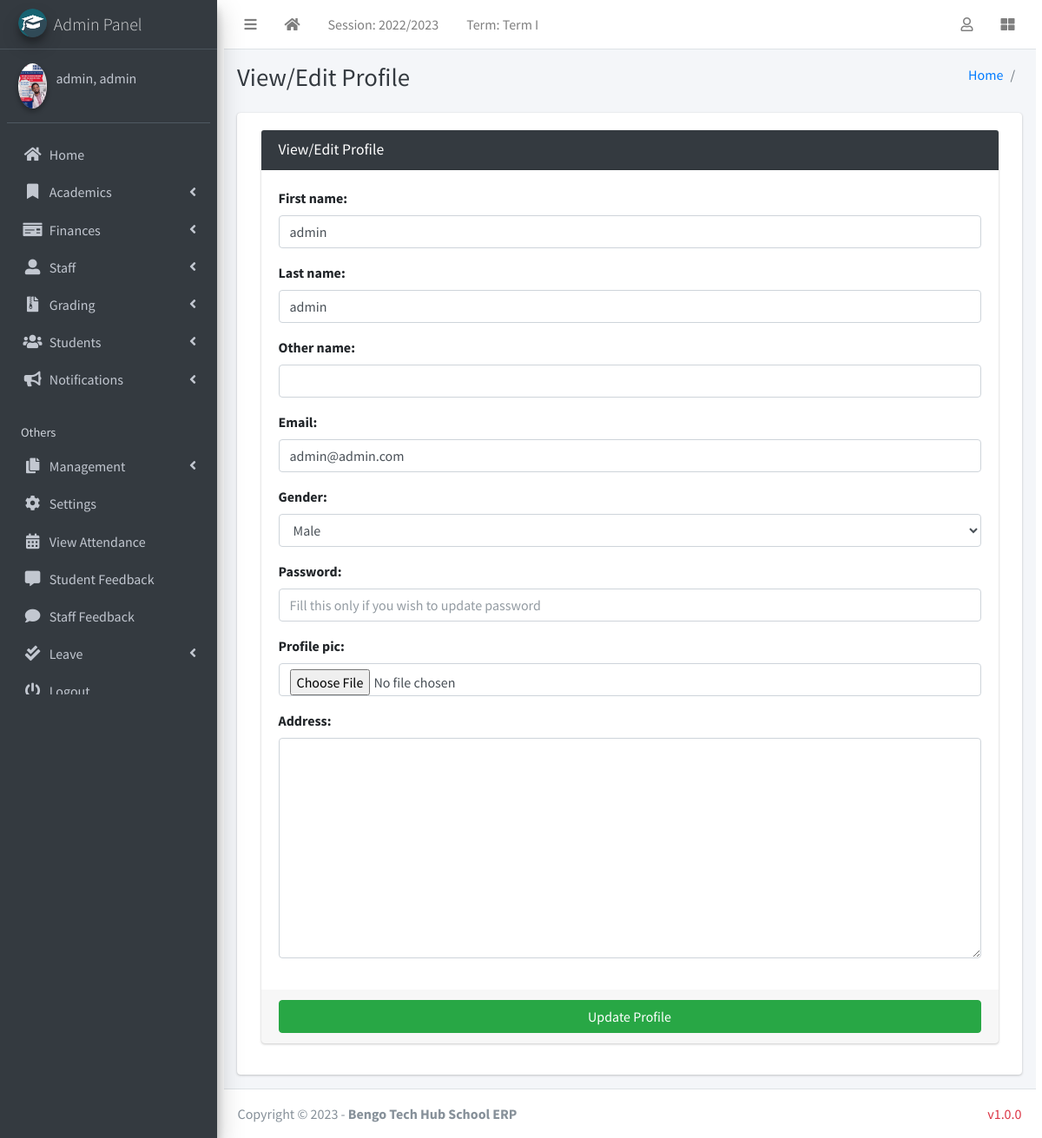
Screenshot of /manage/admin_view_profile (signed in) with the database file from the repository.
### academics/models.py (models this page shows, shortened)
class AcademicSession(models.Model):
    name = models.CharField(max_length=200, unique=True)
    current = models.BooleanField(default=True)
    class Meta:
        ordering = ["-name"]

class AcademicTerm(models.Model):
    name = models.CharField(max_length=20, unique=True)
    current = models.BooleanField(default=True)
    class Meta:
        ordering = ["name"]

### authman/models.py (models this page shows, shortened)
class CustomUser(AbstractUser):
    USER_TYPE = ((1, "HOD"), (2, "Staff"), (3, "Student"))
    GENDER = [("M", "Male"), ("F", "Female"), ("O", "Other")]
    username = models.CharField(max_length=150, unique=True,blank=True,null=True)
    email = models.EmailField(unique=True)
    user_type = models.CharField(default=1, choices=USER_TYPE, max_length=1)
    gender = models.CharField(max_length=1, choices=GENDER)
    profile_pic = models.ImageField()
    other_name = models.CharField(max_length=200, blank=True)
    address = models.TextField()
    fcm_token = models.TextField(default="")  # For firebase notifications
    created_at = models.DateTimeField(auto_now_add=True)
    updated_at = models.DateTimeField(auto_now=True)
    USERNAME_FIELD = "email"
    REQUIRED_FIELDS = []
    objects = CustomUserManager()
    def __str__(self):
        return self.last_name + ", " + self.first_name

### management/hod_views.py (the view, shortened to what this page needs)
# urls.py: path("admin_view_profile", hod_views.admin_view_profile,
def admin_view_profile(request):
    admin = get_object_or_404(Admin, admin=request.user)
    form = AdminForm(request.POST or None, request.FILES or None,
                     instance=admin)
    context = {'form': form,
               'page_title': 'View/Edit Profile'
               }
    return render(request, "hod_template/admin_view_profile.html", context)

### authman/forms.py
class AdminForm(CustomUserForm):
    def __init__(self, *args, **kwargs):
        super(AdminForm, self).__init__(*args, **kwargs)
    class Meta(CustomUserForm.Meta):
        model = Admin
        fields = CustomUserForm.Meta.fields

### academics/context_processors.py (called while the page is built)
def site_defaults(request):
    current_session = AcademicSession.objects.filter(current=True).first()
    current_term = AcademicTerm.objects.filter(current=True).first()
    setup=SchoolSetup.objects.first()
    if setup !=None:
       logo=setup.logo
    else:
        logo=settings.MEDIA_URL+'school_log/default.png'
    if current_session == None:
        current_session, created = AcademicSession.objects.get_or_create(
            name=str(timezone.now().year-1)+"/"+str(timezone.now().year), current=True)
        current_term, created = AcademicTerm.objects.get_or_create(
            name='Term I', current=True)
    vals = SiteConfig.objects.all()
    contexts = {
        "current_session": current_session.name,
        "current_term": current_term.name,
        "school_logo":logo,
    }
    for val in vals:
        contexts[val.key] = val.value
    return contexts

### templates/hod_template/admin_view_profile.html (shortened to what this page needs)
{% extends 'management/base.html' %}
{% load static %}
{% block page_title %}{{page_title}}{% endblock page_title %}
{% block content %}
<section class="content">
    <div class="container-fluid">
        <div class="row">
            <div class="col-md-12">
                <div class="card card-dark">
                    <div class="card-header">
                        <h3 class="card-title">{{page_title}}</h3>
                    </div>
                    {% include "management/form_template.html" with messages=messages  form=form button_text="Update Profile"%}
                </div>
            </div>
        </div>
    </div>
</section>
{% endblock content %}

### templates/management/base.html (shortened to what this page needs)
{% load static %}
<!DOCTYPE html>
<html>
  <head>
   <link rel="stylesheet" href="{% static 'mystyles/style.css' %}">
  <link rel="stylesheet" href="{% static 'plugins/fontawesome-free/css/all.min.css' %}">
  <link rel="stylesheet" href="{% static 'plugins/toastr/toastr.min.css' %}">
  <link rel="stylesheet"
    href="{% static 'plugins/overlayScrollbars/css/OverlayScrollbars.min.css' %}">
  <link rel="stylesheet" href="{% static 'plugins/Datatables/datatables.min.css' %}" />
  <link rel="stylesheet" href="{% static 'dist/css/adminlte.min.css' %}">
    <link rel="stylesheet" href="https://maxcdn.bootstrapcdn.com/bootstrap/4.5.2/css/bootstrap.min.css">
    <link
      rel="stylesheet"
      href="{% static 'plugins/fontawesome-free/css/all.min.css'%} "
    />
    <link
      rel="stylesheet"
      href="https://code.ionicframework.com/ionicons/2.0.1/css/ionicons.min.css"
    />
    <link
      rel="stylesheet"
      href="{% static 'plugins/tempusdominus-bootstrap-4/css/tempusdominus-bootstrap-4.min.css'%} "
    />
    <link
      rel="stylesheet"
      href="{% static 'plugins/icheck-bootstrap/icheck-bootstrap.min.css'%} "
    />
    <link rel="stylesheet" href="{% static 'dist/css/adminlte.min.css'%} " />
    <link
      rel="stylesheet"
      href="{% static 'plugins/overlayScrollbars/css/OverlayScrollbars.min.css'%} "
    />
    <link
      rel="stylesheet"
      href="{% static 'plugins/daterangepicker/daterangepicker.css'%} "
    />
  </head>
  <body class="hold-transition sidebar-mini layout-fixed">
    <div class="wrapper container-fluid">
    <nav class="main-header navbar navbar-expand navbar-white navbar-light">
      <ul class="navbar-nav">
        <li class="nav-item">
          <a class="nav-link" data-widget="pushmenu" href="#" role="button"><i
              class="fas fa-bars"></i></a>
        </li>
        <li class="nav-item d-none d-sm-inline-block">
          <a href="/" class="nav-link"><i class="fa fa-home"></i></a>
        </li>
        <li class="nav-item d-none d-sm-inline-block">
          <a href="{% url 'current-session' %}" class="nav-link">Session: {{ current_session }}</a>
        </li>
        <li class="nav-item d-none d-sm-inline-block">
          <a href="{% url 'current-session' %}" class="nav-link">Term: {{ current_term }}</a>
        </li>
      </ul>
      <ul class="navbar-nav ml-auto">
        <li class="nav-item dropdown">
          <a class="nav-link" data-toggle="dropdown" href="#">
            <i class="far fa-user"></i>
          </a>
        </li>
        <li class="nav-item">
          <a class="nav-link" data-widget="control-sidebar" data-slide="true"
            href="#" role="button"><i class="fas fa-th-large"></i></a>
        </li>
      </ul>
    </nav>
      {% include "management/sidebar_template.html" with user=user %}
      <div class="content-wrapper">
        <div class="content-header">
          <div class="container-fluid">
            <div class="row mb-2">
              <div class="col-sm-6">
                <h1 class="m-0 text-dark">
                  {% block page_title %}{% endblock page_title %}
                </h1>
              </div>
              <div class="col-sm-6">
              <ol class="breadcrumb float-sm-right">
                <li class="breadcrumb-item"><a href="/">Home</a></li>
                <li class="breadcrumb-item">{% block breadcrumb %}{% endblock breadcrumb %}</li>
              </ol>
            </div>
            </div>
          </div>
        </div>
      <section class="content">
        <div class="container-fluid">
          <div class="row">
            <div class="col-md-12">
              {% block fullcard %}
              <div class="card">
                <div class="card-body">
                  <div class="row">
                    <div class="col">
                      {% block content %}
                      {% endblock content %}
                    </div>
                  </div>
                </div>
              </div>
              {% endblock fullcard %}
            </div>
          </div>
        </div>
      </section>
      </div>
      {% include "management/footer.html" %}
    </div>
  </body>
</html>

### templates/management/sidebar_template.html (shortened to what this page needs)
{% load static %}
<aside class="main-sidebar sidebar-dark-info elevation-4">
    {% if request.user.user_type == '1' %}
    <a href="{% url 'admin_home' %}" class="brand-link">
        <img src="{% static 'dist/img/cmsl.png' %} " alt="AdminLTE Logo"
            class="brand-image img-circle elevation-3" >
        <span class="brand-text font-weight-light">Admin Panel</span>
    </a>
    <div class="sidebar">
        <div class="user-panel mt-3 pb-3 mb-3 d-flex">
            <div class="image">
                <img src="{{ request.user.profile_pic}}" class="img-circle elevation-2" alt="User Image">
            </div>
            <div class="info">
                <a href="#" class="d-block">{{user}}</a>
            </div>
        </div>
        <nav class="mt-2">
            <ul class="nav nav-pills nav-sidebar flex-column" data-widget="treeview" role="menu" data-accordion="false">
                <li class="nav-item">
                    {% url 'admin_home' as admin_home %}
                    <a href="{{admin_home}}" class="nav-link {% if admin_home == request.path %} active {% endif %}">
                        <i class="nav-icon fas fa-home"></i>
                        <p>
                            Home
                        </p>
                    </a>
                </li>
                <li class="nav-item has-treeview">
                    <a href="#" class="nav-link">
                        <i class="nav-icon fas fa-bookmark"></i>
                        <p>
                            Academics
                            <i class="fas fa-angle-left right"></i>
                        </p>
                    </a>
                </li>
                <li class="nav-item has-treeview">
                    <a href="#" class="nav-link">
                        <i class="nav-icon fas fa-money-check"></i>
                        <p>
                            Finances
                            <i class="fas fa-angle-left right"></i>
                        </p>
                    </a>
                </li>
                <li class="nav-item has-treeview">
                    <a href="#" class="nav-link">
                        <i class="nav-icon fas fa-user-alt"></i>
                        <p>
                            Staff
                            <i class="fas fa-angle-left right"></i>
                        </p>
                    </a>
                </li>
                 <li class="nav-item has-treeview">
              <a href="#" class="nav-link">
                <i class="nav-icon fas fa-file-archive"></i>
                <p>
                  Grading
                  <i class="fas fa-angle-left right"></i>
                </p>
              </a>
            </li>
                <li class="nav-item has-treeview">
                    <a href="#" class="nav-link">
                        <i class="nav-icon fas fa-users"></i>
                        <p>
                            Students
                            <i class="fas fa-angle-left right"></i>
                        </p>
                    </a>
                </li>
                 <li class="nav-item has-treeview">
                    <a href="#" class="nav-link">
                        <i class="nav-icon fas fa-bullhorn"></i>
                        <p>
                            Notifications
                            <i class="fas fa-angle-left right"></i>
                        </p>
                    </a>
                </li>
                <li class="nav-header">Others</li>
            <li class="nav-item has-treeview">
              <a href="#" class="nav-link">
                <i class="nav-icon fas fa-copy"></i>
                <p>
                  Management
                  <i class="fas fa-angle-left right"></i>
                </p>
              </a>
            </li>
            <li class="nav-item">
              <a href="{% url 'configs' %}" class="nav-link">
                <i class="nav-icon fas fa-cog"></i>
                <p>
                  Settings
                </p>
              </a>
              </li>
                <li class="nav-item">
                    {% url 'admin_view_attendance' as admin_view_attendance %}
                <li class="nav-item">
                    <a href="{{admin_view_attendance}}"
                        class="nav-link  {% if admin_view_attendance == request.path %} active {% endif %}">
                        <i class="nav-icon fas fa-calendar-alt"></i>
                        <p>
                            View Attendance
                        </p>
                    </a>
                </li>
                <li class="nav-item">
                    {% url 'student_feedback_message' as student_feedback_message %}
                    <a href="{{ student_feedback_message }}"
                        class="nav-link  {% if student_feedback_message == request.path %} active {% endif %}">
                        <i class="nav-icon fas fa-comment-alt"></i>
                        <p>
                            Student Feedback
                        </p>
                    </a>
                </li>
                <li class="nav-item">
                    {% url 'staff_feedback_message' as staff_feedback_message %}
                    <a href="{{staff_feedback_message}}"
                        class="nav-link   {% if staff_feedback_message == request.path %} active {% endif %}">
                        <i class="nav-icon fas fa-comment"></i>
                        <p>
                            Staff Feedback
                        </p>
                    </a>
                </li>
                 <li class="nav-item has-treeview">
                    <a href="#" class="nav-link">
                        <i class="nav-icon fas fa-check-double"></i>
                        <p>
                            Leave
                            <i class="fas fa-angle-left right"></i>
                        </p>
                    </a>
                </li>
                                        {% endif %}
                                        <li class="nav-item">
                                            <a href="{% url 'user_logout' %}"
                                                onclick="return confirm('Your session would be terminated.\n\nProceed?')"
                                                class="nav-link">
                                                <i class="nav-icon fas fa-power-off"></i>
                                                <p>
                                                    Logout
                                                </p>
                                            </a>
                                        </li>
                                    </ul>
                                </nav>
                            </div>
</aside>

### rows the page displays
AcademicSession: name "2022/2023"
AcademicTerm: name "Term I"
CustomUser: user.profile_pic (picture), last_name+first_name "admin, admin"

### other values shown
{{ page_title }} "View/Edit Profile"
{{ field.label_tag }} "First name:" "Last name:" "Other name:" "Email:" "Gender:" "Password:" "Profile pic:" "Address:"
{{ button_text }} "Update Profile"
{{ shool_name | default:"Bengo Tech Hub School ERP" }} "Bengo Tech Hub School ERP"
{{ version| default:"v1.0.0" }} "v1.0.0"
